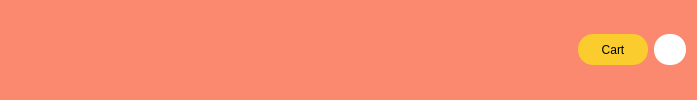
        <widget class="QFrame" name="title_frame">
         <property name="styleSheet">
          <string notr="true"> border-radius: 10px; border: 0px solid white; 
background-color: rgb(250, 137, 112);</string>
         </property>
         <property name="frameShape">
          <enum>QFrame::StyledPanel</enum>
         </property>
         <property name="frameShadow">
          <enum>QFrame::Raised</enum>
         </property>
         <layout class="QGridLayout" name="gridLayout">
          <item row="0" column="0">
           <spacer name="horizontalSpacer">
            <property name="orientation">
             <enum>Qt::Horizontal</enum>
            </property>
            <property name="sizeHint" stdset="0">
             <size>
              <width>292</width>
              <height>20</height>
             </size>
            </property>
           </spacer>
          </item>
          <item row="0" column="1">
           <widget class="QLabel" name="logo">
            <property name="maximumSize">
             <size>
              <width>63</width>
              <height>16777215</height>
             </size>
            </property>
            <property name="styleSheet">
             <string notr="true"> border-radius: 10px; border: 0px solid grey;</string>
            </property>
            <property name="text">
             <string/>
            </property>
            <property name="pixmap">
             <pixmap>images/creo1.png</pixmap>
            </property>
            <property name="scaledContents">
             <bool>true</bool>
            </property>
           </widget>
          </item>
          <item row="0" column="2">
           <spacer name="horizontalSpacer_2">
            <property name="orientation">
             <enum>Qt::Horizontal</enum>
            </property>
            <property name="sizeHint" stdset="0">
             <size>
              <width>262</width>
              <height>20</height>
             </size>
            </property>
           </spacer>
          </item>
          <item row="0" column="3">
           <widget class="QPushButton" name="cart1_btn">
            <property name="minimumSize">
             <size>
              <width>70</width>
              <height>31</height>
             </size>
            </property>
            <property name="styleSheet">
             <string notr="true">QPushButton {
    background-color: rgb(250, 204, 46); 
    border-radius: 15px; 
    border: 0px solid grey;
    font: 87 8pt &quot;Segoe UI Black&quot;;
    color: black;
}

QPushButton:hover {
    background-color: transparent; 
    border: 2px solid white; 
    color: white; 
}
</string>
            </property>
            <property name="text">
             <string>Cart</string>
            </property>
           </widget>
          </item>
          <item row="0" column="4">
           <widget class="QPushButton" name="logout_btn">
            <property name="minimumSize">
             <size>
              <width>31</width>
              <height>31</height>
             </size>
            </property>
            <property name="styleSheet">
             <string notr="true">QPushButton {
    background-color: white; 
    border-radius: 15px; 
    border: 0px solid grey;
    font: 87 8pt &quot;Segoe UI Black&quot;;
    color: black;
}

QPushButton:hover {
    background-color: transparent; 
    border: 2px solid white; 
    color: white; 
}
</string>
            </property>
            <property name="text">
             <string/>
            </property>
            <property name="icon">
             <iconset>
              <normaloff>images/out.webp</normaloff>images/out.webp</iconset>
            </property>
           </widget>
          </item>
         </layout>
        </widget>
